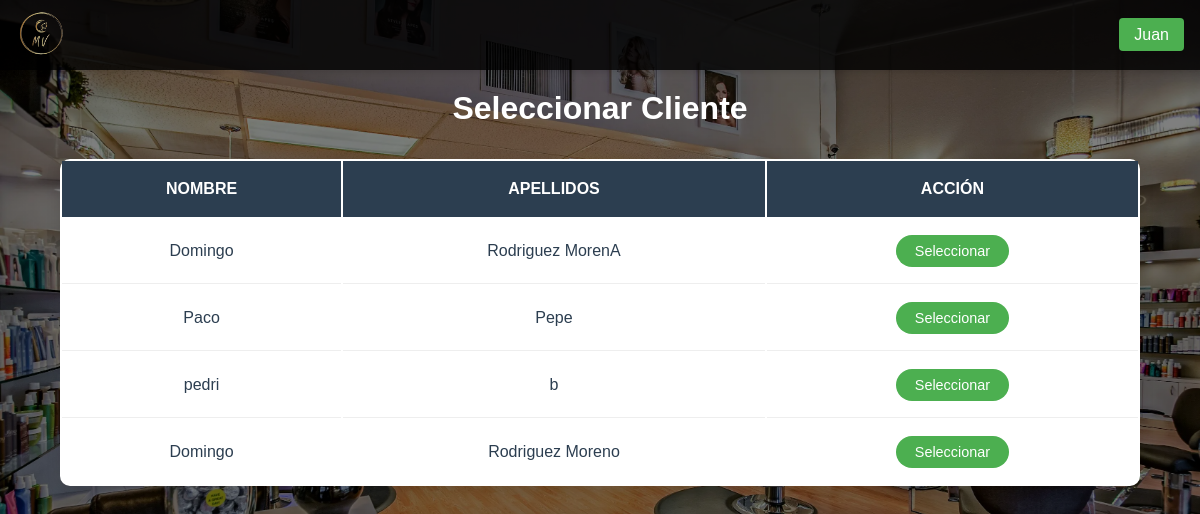
The page /paginas/seleccionar_cliente.php (signed in) on the database as committed earlier.
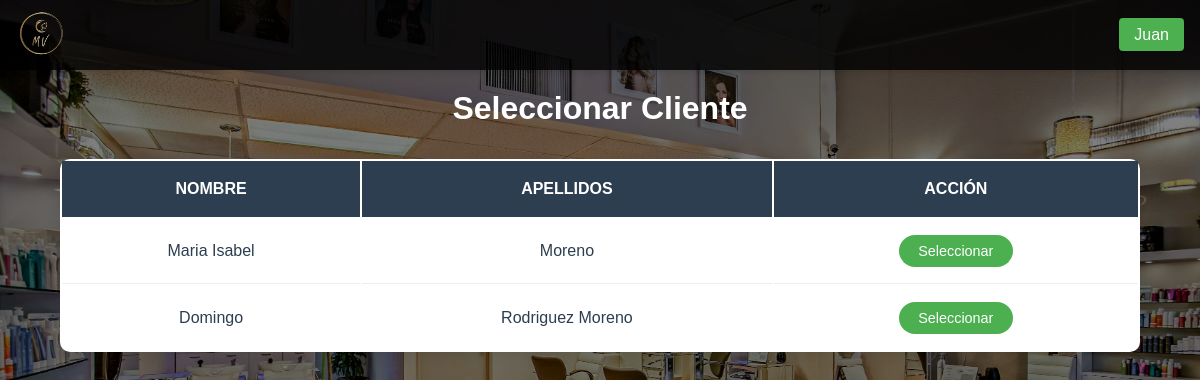
The same page on the database as committed later.
### tables this page shows
CREATE TABLE `clientes` (
  `id_cliente` int NOT NULL AUTO_INCREMENT,
  `email` varchar(100) DEFAULT NULL,
  `telefono` varchar(15) DEFAULT NULL,
  `nombre` varchar(100) NOT NULL,
  `apellidos` varchar(100) NOT NULL,
  `contraseña` varchar(255) NOT NULL,
  PRIMARY KEY (`id_cliente`),
  UNIQUE KEY `email` (`email`),
  UNIQUE KEY `telefono` (`telefono`)
);

### paginas/seleccionar_cliente.php (the view, shortened to what this page needs)
<!DOCTYPE html>
<html lang="es">
<head>
    <link rel="stylesheet" href="/TFGPeluqueria/css/styles.css">
</head>
<body>
    <?php
        require_once $_SERVER['DOCUMENT_ROOT'] . '/TFGPeluqueria/funcionalidades/conexion.php';
        include $_SERVER['DOCUMENT_ROOT'] . '/TFGPeluqueria/plantillas/navbar.php';
        try {
            $stmt = $conn->query("SELECT id_cliente, nombre, apellidos FROM clientes");
            $clientes = $stmt->fetchAll(PDO::FETCH_ASSOC);
        } catch (PDOException $e) {
            die("Error al obtener clientes: " . $e->getMessage());
        }
    ?>
    <div class="contenedor-principal">
        <h1>Seleccionar Cliente</h1>
        <table class="tabla-citas">
            <thead>
                <tr>
                    <th>Nombre</th>
                    <th>Apellidos</th>
                    <th>Acción</th>
                </tr>
            </thead>
            <tbody>
                <?php foreach ($clientes as $cliente): ?>
                    <tr>
                        <td><?= htmlspecialchars($cliente['nombre']) ?></td>
                        <td><?= htmlspecialchars($cliente['apellidos']) ?></td>
                        <td>
                            <a href="/TFGPeluqueria/paginas/coger_citas.php?id_cliente=<?= $cliente['id_cliente'] ?>" class="seleccion-btn">
                                Seleccionar
                            </a>
                        </td>
                    </tr>
                <?php endforeach; ?>
            </tbody>
        </table>
    </div>
</body>
</html>

### plantillas/navbar.php (shortened to what this page needs)
<nav class="navbar">
    <a href="/TFGPeluqueria/index.php" class="logo">
        <img src="/TFGPeluqueria/imagenes/Logo2.png" alt="Logo Peluquería" width = 50px>
    </a>
    <div class="nav-links">
        <?php if(isset($_SESSION['tipo_usuario'])): ?>
            <a href="/TFGPeluqueria/paginas/panel_<?= $_SESSION['tipo_usuario'] ?>.php" class="profile-btn">
                <?= htmlspecialchars($_SESSION['nombre']) ?>
            </a>
        <?php else: ?>
            <button class="login-btn" onclick="mostrarLogin()">Login/Registro</button>
        <?php endif; ?>
    </div>
</nav>

### css/styles.css (style rules this page uses)
* { margin: 0; padding: 0; box-sizing: border-box; font-family: 'Arial', sans-serif; }
:root { --color-primario: #2c3e50; --color-secundario: #e67e22; --fondo-beige: #FFF8DC; --tabla-dorado: #20d4da; --color-desplegables: rgba(25, 121, 230, 0.459); }
html, body { background-color: #000; color: white; }
body { min-height: 100vh; position: relative; margin: 0; padding: 0; }
body::before { content: ""; position: absolute; top: 0; left: 0; width: 100%; height: 100%; background: linear-gradient(rgba(0, 0, 0, 0.5), rgba(0, 0, 0, 0.5)), url('/TFGPeluqueria/imagenes/Fondo.webp') center/cover; background-attachment: scroll; }
.navbar { position: fixed; top: 0; width: 100%; background: rgba(0, 0, 0, 0.8); padding: 0.5rem 1rem; display: flex; justify-content: space-between; align-items: center; z-index: 1000; box-shadow: 0 2px 5px rgba(0, 0, 0, 0.1); transition: background 0.3s ease; }
.nav-links a { text-decoration: none; color: white; font-weight: 500; transition: color 0.3s ease; }
.profile-btn { padding: 8px 15px; background: #4CAF50; color: white; border: none; border-radius: 4px; cursor: pointer; text-decoration: none; }
.contenedor-principal, .registros-container { padding-top: 90px; position: relative; color: white; min-height: 100vh; display: flex; flex-direction: column; justify-content: flex-start; align-items: center; text-align: center; }
.tabla-citas { width: 90%; margin: 2rem auto; background: white; border-radius: 10px; box-shadow: 0 2px 15px rgba(0, 0, 0, 0.1); overflow: hidden; overflow-x: auto; }
.tabla-citas th { background-color: var(--color-primario); color: white; padding: 1.2rem; text-align: center; font-weight: 600; text-transform: uppercase; }
.tabla-citas td { padding: 1rem; border-bottom: 1px solid #eeeeee; color: var(--color-primario); }
.tabla-citas tr:last-child td { border-bottom: none; }
.seleccion-btn { background-color: #4CAF50; color: white !important; padding: 0.5rem 1.2rem; border-radius: 20px; transition: all 0.3s ease; border: none; cursor: pointer; font-size: 0.9em; text-decoration: none; display: inline-block; }

Rows that differ between the two databases and show on the page:
removed clientes: nombre "Domingo", apellidos "Rodriguez MorenA"
removed clientes: nombre "Paco", apellidos "Pepe"
removed clientes: nombre "pedri", apellidos "b"
added clientes: nombre "Maria Isabel", apellidos "Moreno"
